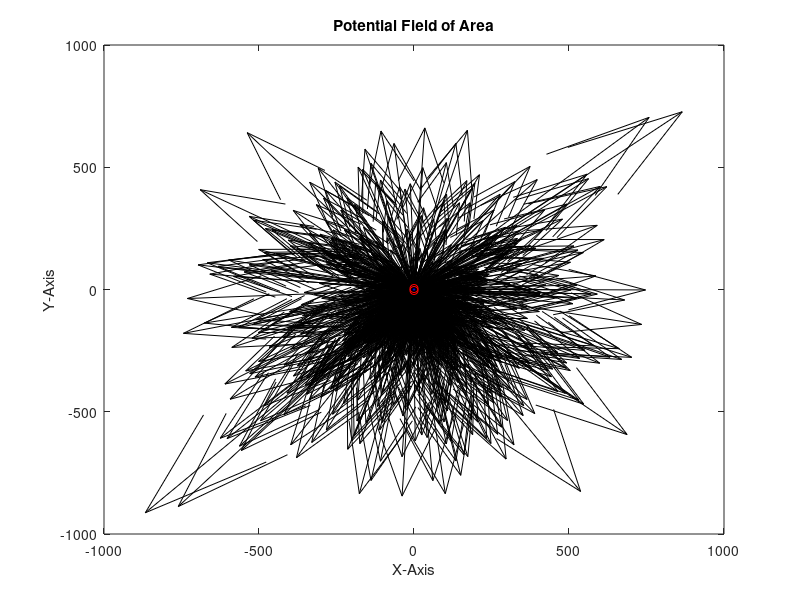

Reproduce this figure in MATLAB. (Note: this script raises an error after producing the figure.)
clear all
clc
dh=0.2;
X=-5:dh:5;
Y=-5:dh:5;
[X,Y]=meshgrid(X,Y);
x0=[0;4];
xT=[0;-4];
Kr=30;
Vr=Kr./sqrt((X-x0(1)).^2+(Y-x0(2)).^2);
[fxr,fyr]=gradient(Vr,dh,dh);
Ka=25;
Va=.5.*Ka.*((X-xT(1)).^2+(Y-xT(2)).^2);
[fxa,fya]=gradient(Va,dh,dh);
cx1=1;
cy1=0;
cx2=-1;
cy2=0;
rad=2+.1;
th=(0:.1*dh:2).*pi;
xo=rad.*cos(th);
yo=rad.*sin(th);
xo1=xo-cx1;
yo1=yo-cy1;
xo2=xo-cx2;
yo2=yo-cy2;
Vo1=[];
Vo2=[];
Vo=zeros(size(Vr));
Ko=5;
for i=1:length(th)
Vo1=Ko./sqrt((X-xo1(i)).^2+(Y-yo1(i)).^2);
Vo2=Ko./sqrt((X-xo2(i)).^2+(Y-yo2(i)).^2);
Vo=Vo+Vo1+Vo2;
end
[fxo,fyo]=gradient(Vo,dh,dh);
fX=-fxr-fxa-fxo-fyo;
fY=-fyr-fya-fyo+fxo;
quiver(X,Y,fX,fY,'k')
title('Potential Field of Area')
xlabel('X-Axis')
ylabel('Y-Axis')
hold on
plot(x0(1),x0(2),'ro',xT(1),xT(2),'ro')
fill(xo1,yo1,'b',xo2,yo2,'b')
plot(xo1,yo1,'b',xo2,yo2,'b')
hold off
ss=1;
k=1;
xp=[];
yp=[];
xp(1)=x0(1);
yp(1)=x0(2);
ix=[];
iy=[];
jx=[];
jy=[];
fxx=0;
fyy=0;
while ss
Pw=sqrt(((X-xp(k)).^2)+((Y-yp(k)).^2));
xw(k)=min(min(Pw));
[iix,iiy]=find(Pw==xw(k));
ix(k)=iix(1);
iy(k)=iiy(1);
fx1=fX(ix(k),iy(k));
fy1=fY(ix(k),iy(k));
fxx(k)=fx1./norm(fX);
fyy(k)=fy1./norm(fY);
ff(k,:)=[fX(ix(k),iy(k)),fY(ix(k),iy(k))];
xp(k+1)=xp(k)+dh*(fxx(k));
yp(k+1)=yp(k)+dh*(fyy(k));
if (sqrt((xp(k+1)-xT(1)).^2+(yp(k+1)-xT(2)).^2)<=0.4)
ss=0;
end
end
k=k+1;
hold
plot([xp],[yp],'r')
figure
surf(X,Y,(Vr)+(Va)+(Vo))
title('Potential Surface')
